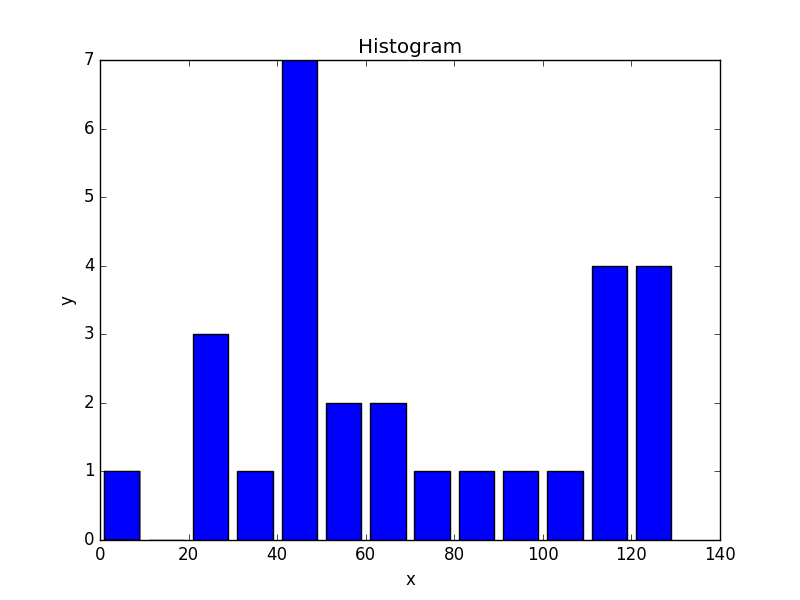

Reproduce this figure in Python.
import matplotlib as m
m.use('TkAgg')
import matplotlib.pyplot as plt
#import quandl
from matplotlib import style

population_ages = [22,55,62,45,21,22,34,42,42,4,99,102,110,120,121,122,130,111,115,112,80,75,65,54,44,43,42,48]

#ids = [x for x in xrange(len(population_ages))]

bins = [0,10,20,30,40,50,60,70,80,90,100,110,120,130]

plt.hist(population_ages, bins, histtype='bar', rwidth=.8)

plt.xlabel('x')
plt.ylabel('y')

plt.title('Histogram')
plt.legend()
plt.show()
